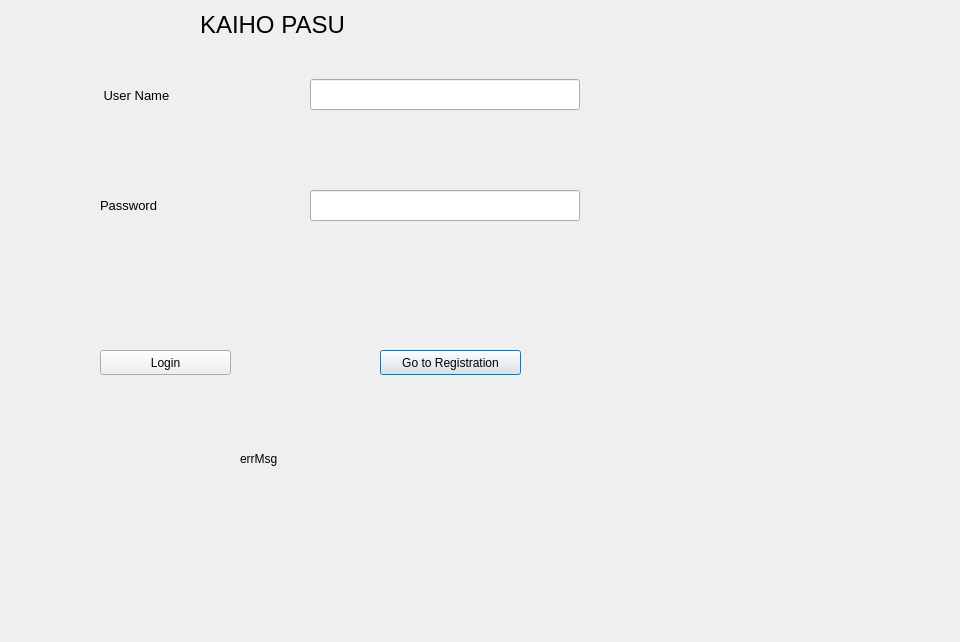
<?xml version="1.0" encoding="UTF-8"?>
<ui version="4.0">
 <class>Dialog</class>
 <widget class="QDialog" name="Dialog">
  <property name="geometry">
   <rect>
    <x>0</x>
    <y>0</y>
    <width>960</width>
    <height>642</height>
   </rect>
  </property>
  <property name="windowTitle">
   <string>Dialog</string>
  </property>
  <widget class="QPushButton" name="pushButton">
   <property name="geometry">
    <rect>
     <x>380</x>
     <y>350</y>
     <width>141</width>
     <height>25</height>
    </rect>
   </property>
   <property name="text">
    <string>Go to Registration</string>
   </property>
  </widget>
  <widget class="QPushButton" name="pushButton_2">
   <property name="geometry">
    <rect>
     <x>100</x>
     <y>350</y>
     <width>131</width>
     <height>25</height>
    </rect>
   </property>
   <property name="text">
    <string>Login</string>
   </property>
  </widget>
  <widget class="QLabel" name="label_2">
   <property name="geometry">
    <rect>
     <x>100</x>
     <y>60</y>
     <width>140</width>
     <height>70</height>
    </rect>
   </property>
   <property name="font">
    <font>
     <pointsize>10</pointsize>
    </font>
   </property>
   <property name="text">
    <string> User Name</string>
   </property>
  </widget>
  <widget class="QLineEdit" name="userName">
   <property name="geometry">
    <rect>
     <x>310</x>
     <y>79</y>
     <width>270</width>
     <height>31</height>
    </rect>
   </property>
  </widget>
  <widget class="QLabel" name="label_3">
   <property name="geometry">
    <rect>
     <x>100</x>
     <y>170</y>
     <width>140</width>
     <height>70</height>
    </rect>
   </property>
   <property name="font">
    <font>
     <pointsize>10</pointsize>
    </font>
   </property>
   <property name="text">
    <string>Password</string>
   </property>
  </widget>
  <widget class="QLineEdit" name="password">
   <property name="geometry">
    <rect>
     <x>310</x>
     <y>190</y>
     <width>270</width>
     <height>31</height>
    </rect>
   </property>
   <property name="inputMask">
    <string comment="*" extracomment="***"/>
   </property>
   <property name="echoMode">
    <enum>QLineEdit::Password</enum>
   </property>
   <property name="placeholderText">
    <string comment="*"/>
   </property>
  </widget>
  <widget class="QLabel" name="label">
   <property name="geometry">
    <rect>
     <x>200</x>
     <y>0</y>
     <width>200</width>
     <height>50</height>
    </rect>
   </property>
   <property name="font">
    <font>
     <pointsize>18</pointsize>
    </font>
   </property>
   <property name="text">
    <string>KAIHO PASU</string>
   </property>
   <property name="wordWrap">
    <bool>false</bool>
   </property>
  </widget>
  <widget class="QLabel" name="errMsg">
   <property name="geometry">
    <rect>
     <x>240</x>
     <y>450</y>
     <width>161</width>
     <height>17</height>
    </rect>
   </property>
   <property name="text">
    <string>errMsg</string>
   </property>
  </widget>
 </widget>
 <layoutdefault spacing="6" margin="11"/>
 <resources/>
 <connections/>
</ui>
